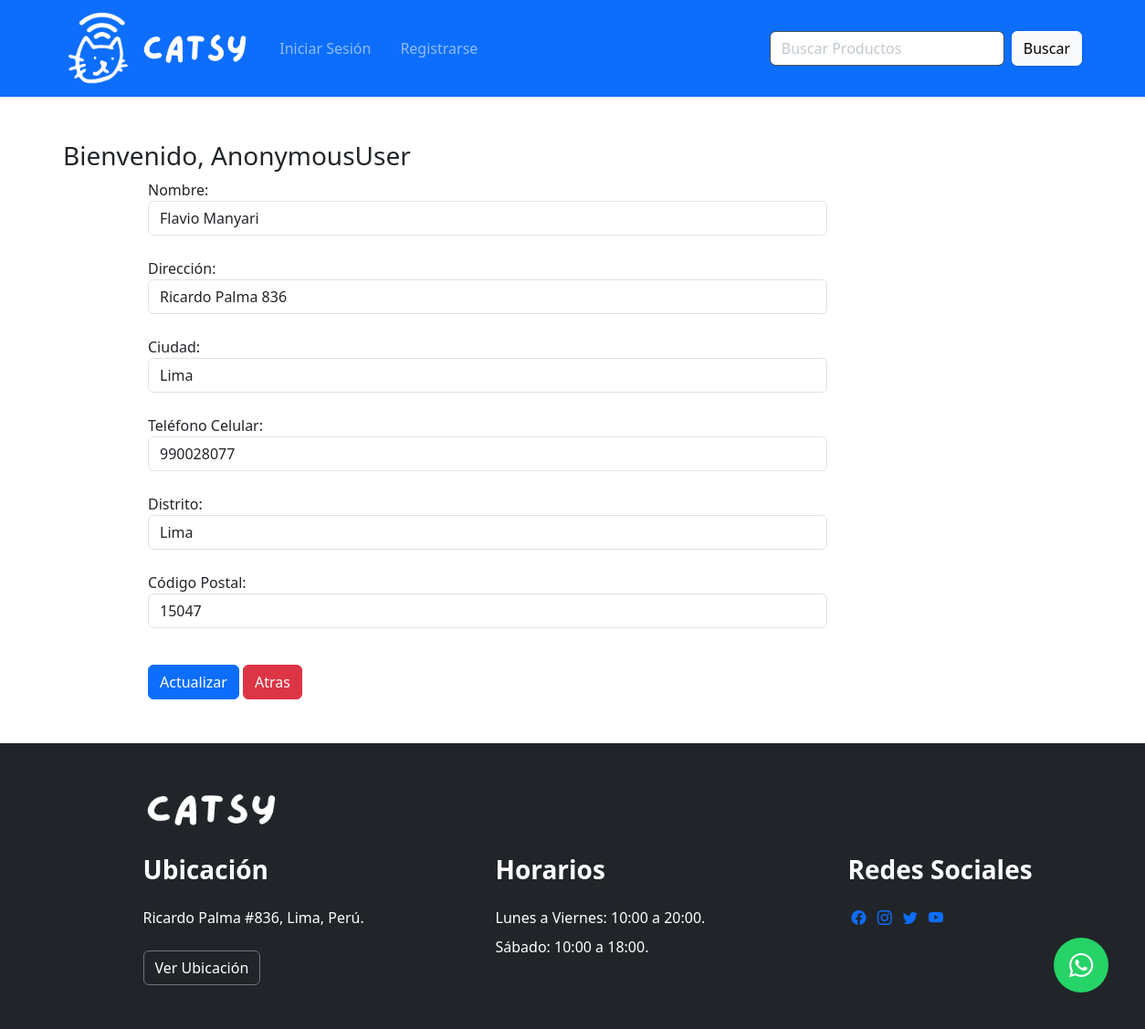
Page /updateAddress/10 on the committed database.
### app/models.py (models this page shows, shortened)
class Customer(models.Model):
    user = models.ForeignKey(User, on_delete=models.CASCADE)
    name = models.CharField(max_length=200)
    locality = models.CharField(max_length=50)
    city = models.CharField(max_length=50)
    mobile = models.IntegerField(default=0)
    zipcode = models.IntegerField()
    state = models.CharField(choices=DISTRITO_CHOICES,max_length=50)

### app/views.py (the view, shortened to what this page needs)
# urls.py: path('updateAddress/<int:pk>', views.updateAddress.as_view(), name='updateAddress'),
class updateAddress(View):
    def get(self, request, pk):
        totalitem = 0
        if request.user.is_authenticated:
            totalitem = len(Cart.objects.filter(user=request.user))
        add = Customer.objects.get(pk=pk)
        form = CustomerProfileForm(instance=add)
        return  render(request, "app/updateaddress.html", locals())

### app/forms.py
class CustomerProfileForm(forms.ModelForm):
    class Meta:
        model = Customer
        fields = ['name', 'locality', 'city', 'mobile', 'state', 'zipcode']
        labels = {
            'name':'Nombre',
            'locality':'Dirección',
            'city':'Ciudad',
            'mobile':'Teléfono Celular',
            'state':'Distrito',
            'zipcode':'Código Postal'
        }
        widgets = {
            'name':forms.TextInput(attrs={'class':'form-control'}),
            'locality':forms.TextInput(attrs={'class':'form-control'}),
            'city':forms.TextInput(attrs={'class':'form-control'}),
            'mobile':forms.NumberInput(attrs={'class':'form-control'}),
            'zipcode':forms.NumberInput(attrs={'class':'form-control'}),
            'state':forms.Select(attrs={'class':'form-control'}),
        }

### app/templates/app/updateaddress.html (shortened to what this page needs)
{% extends 'app/base.html' %}
{% load static %}
{% block content %}
<div class="container my-5" >
    <div class="row">
        <h3>Bienvenido, <span class="text-capitalize">{{request.user}}</span></h3>
    </div>
    <div class="col-sm-8 offset-sm-1">
        <form action="" method="post">
            {% for fm in form %}
            {{fm.label_tag}} {{fm}}
            <br />
            {% endfor %}
            <div class="col-12 mt-3">
                <button type="submit" class="btn btn-primary">Actualizar</button>
                <a href="{% url 'address' %}" type="button" class="btn btn-danger">Atras</a>
            </div>
        </form>
    </div>
</div>
<a href="https://wa.me/56976206891?text=Me%20gustaría%20saber%20el%20precio%20del%20producto" class="whatsapp" target="_blank">
    <i class="fab fa-whatsapp whatsapp-icon"></i></a>
{% endblock content %}

### app/templates/app/updateaddress.html (style rules this page uses)
.whatsapp { position:fixed; width:60px; height:60px; bottom:40px; right:40px; background-color:#25d366; color:#FFF; border-radius:50px; text-align:center; font-size:30px; line-height: 59px; z-index:100; }

### rows in the picture
Customer: form "Flavio Manyari" "Ricardo Palma 836" "Lima" "990028077" "Lima" "15047"

### other values in the picture
{{ request.user }} "AnonymousUser"
{{ fm.label_tag }} "Nombre:" "Dirección:" "Ciudad:" "Teléfono Celular:" "Distrito:" "Código Postal:"
